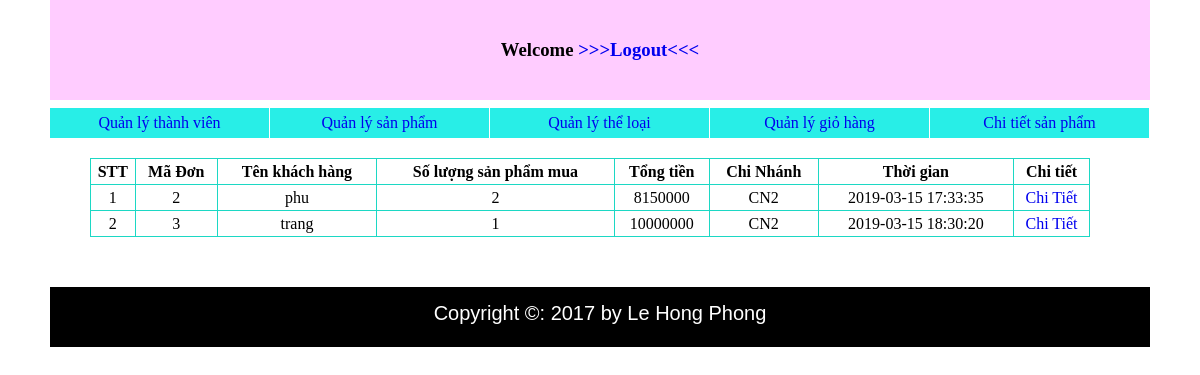
/Demo/adminCN2/list_giohang.php, run on the app's committed database.
### tables this page shows
CREATE TABLE `orders` (
  `order_id` int(10) UNSIGNED NOT NULL,
  `username` varchar(25) NOT NULL,
  `quantity_item` int(10) NOT NULL,
  `total` int(25) NOT NULL,
  `branch` varchar(10) NOT NULL,
  `time` timestamp NOT NULL DEFAULT CURRENT_TIMESTAMP ON UPDATE CURRENT_TIMESTAMP
);

### Demo/adminCN2/list_giohang.php (the view, shortened to what this page needs)
<?php
    require "templates/header.php";
 ?>
	<div id="wrapper">
		<table>
			<tr>
				<td><b>STT</b></td>
			    <td><b>Mã Đơn</b></td>
				<td><b>Tên khách hàng</b></td>
				<td><b>Số lượng sản phẩm mua</b></td>
				<td><b>Tổng tiền</b></td>
				<td><b>Chi Nhánh</b></td>
				<td><b>Thời gian</b></td>
				<td><b>Chi tiết</b></td>
			</tr>
			<?php
			$dem=1;
			require("../library/config.php");
			$result= mysqli_query($conn,"select * from orders where branch='CN2'");
			while( $data = mysqli_fetch_assoc($result)){
			echo "<tr>";
			echo "<td> $dem </td>";
			echo "<td>$data[order_id]</td>";
			echo "<td>$data[username]</td>";
			echo "<td>$data[quantity_item]</td>";
			echo "<td>$data[total]</td>";
			echo "<td>$data[branch]</td>";
			echo "<td>$data[time]</td>";
			echo "<td><a href='list_detail.php?id=$data[order_id]'>Chi Tiết</a></td>";
			echo "<tr>";
			$dem++;
			}
		?>
		</table>
	</div>
	<?php
    require "templates/footer.php" ;
 ?>

### Demo/adminCN2/style.css (style rules this page uses)
* { padding: 0px; margin: 0px; }
body { width: 1100px; margin: auto; }
a { text-decoration: none; }
#wrapper table { margin-left: 40px; border-collapse: collapse; margin-top:50px; width:1000px; text-align: center; }
#wrapper table tr { border: 1px solid #1CD8C4; line-height: 25px; }
#wrapper table td { border: 1px solid #1CD8C4; }

### data on the page
orders: order_id "2", username "phu", quantity_item "2", total "8150000", branch "CN2", time "2019-03-15 17:33:35"
orders: order_id "3", username "trang", quantity_item "1", total "10000000", branch "CN2", time "2019-03-15 18:30:20"
